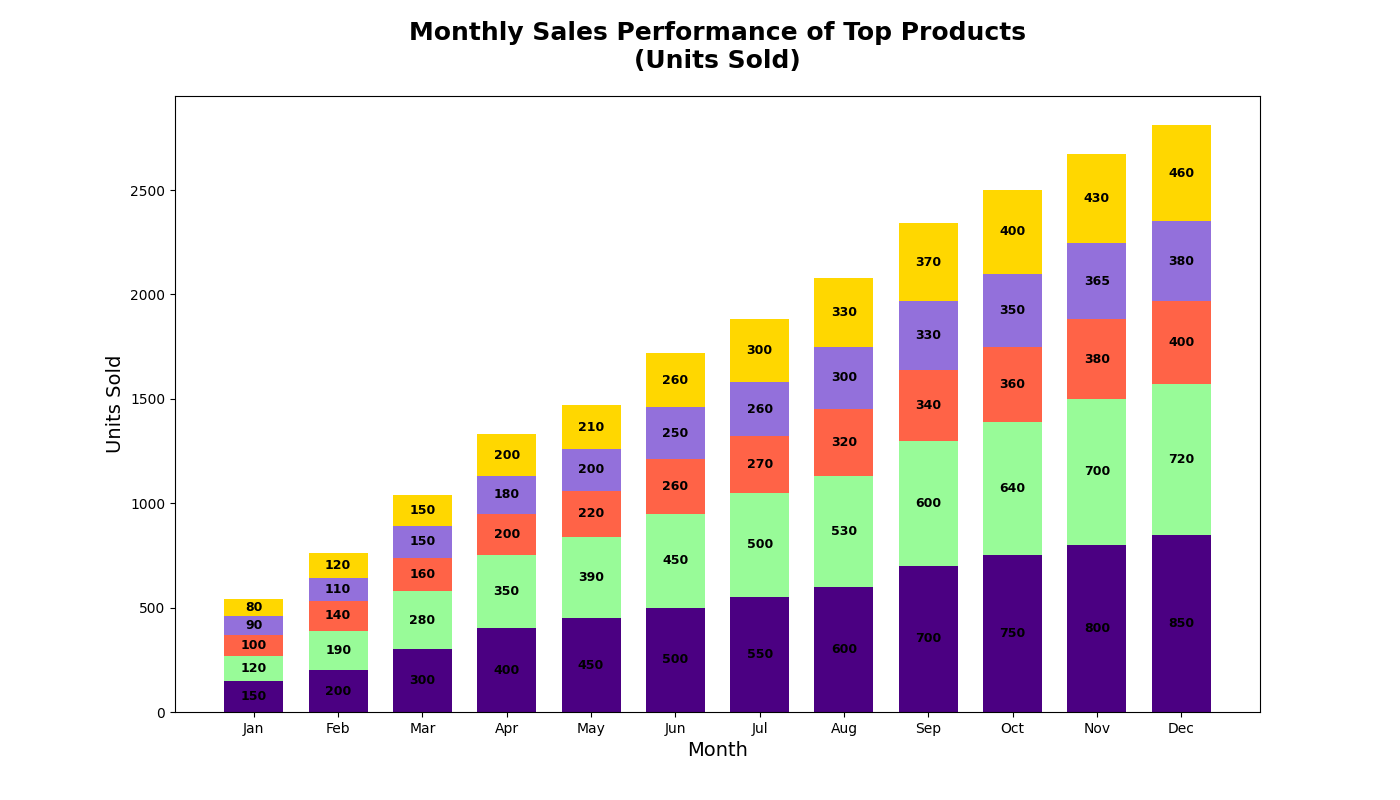

Python code for this plot:
import matplotlib.pyplot as plt
import numpy as np

products = ['Product A', 'Product B', 'Product C', 'Product D', 'Product E']
months = ['Jan', 'Feb', 'Mar', 'Apr', 'May', 'Jun', 'Jul', 'Aug', 'Sep', 'Oct', 'Nov', 'Dec']

product_sales = np.array([
    [150, 200, 300, 400, 450, 500, 550, 600, 700, 750, 800, 850],
    [120, 190, 280, 350, 390, 450, 500, 530, 600, 640, 700, 720],
    [100, 140, 160, 200, 220, 260, 270, 320, 340, 360, 380, 400],
    [90, 110, 150, 180, 200, 250, 260, 300, 330, 350, 365, 380],
    [80, 120, 150, 200, 210, 260, 300, 330, 370, 400, 430, 460]
])

cumulative_sales = np.cumsum(product_sales, axis=0)

fig, ax = plt.subplots(figsize=(14, 8))

index = np.arange(len(months))
# The colors have been shuffled manually
colors = ['#4B0082', '#98FB98', '#FF6347', '#9370DB', '#FFD700']

for i, product in enumerate(products):
    if i == 0:
        ax.bar(index, product_sales[i], 0.7, color=colors[i])
    else:
        ax.bar(index, product_sales[i], 0.7, bottom=cumulative_sales[i-1], color=colors[i])
        
ax.set_title('Monthly Sales Performance of Top Products\n(Units Sold)', fontsize=18, fontweight='bold', pad=20)
ax.set_xlabel('Month', fontsize=14)
ax.set_ylabel('Units Sold', fontsize=14)
ax.set_xticks(index)
ax.set_xticklabels(months)

for i, product in enumerate(products):
    for j in range(len(months)):
        height = product_sales[i][j]
        bottom = cumulative_sales[i-1][j] if i > 0 else 0
        if height > 0:
            ax.annotate(f'{int(height)}',
                        xy=(j, bottom + height / 2),
                        xytext=(0, 0),
                        textcoords="offset points",
                        ha='center', va='center',
                        fontsize=9, color='black', fontweight='bold')

plt.show()
